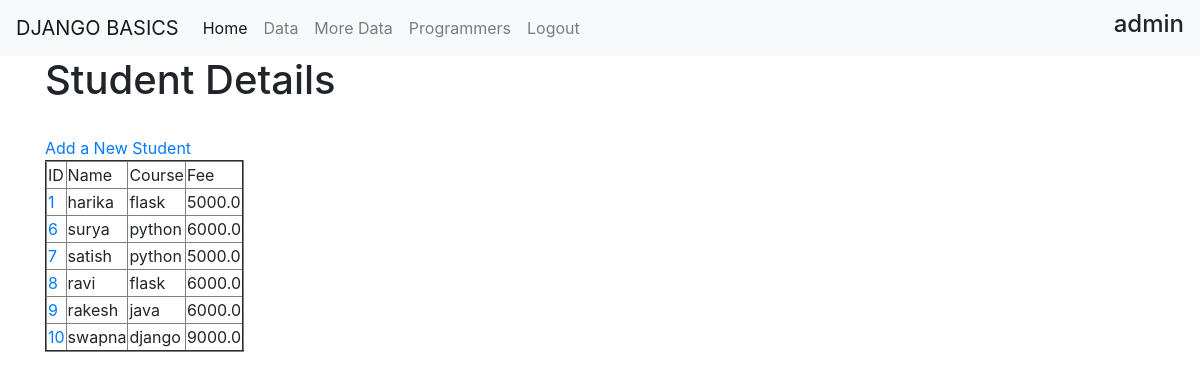
The page /crudApp/cbv/ (signed in) on the database as committed earlier.
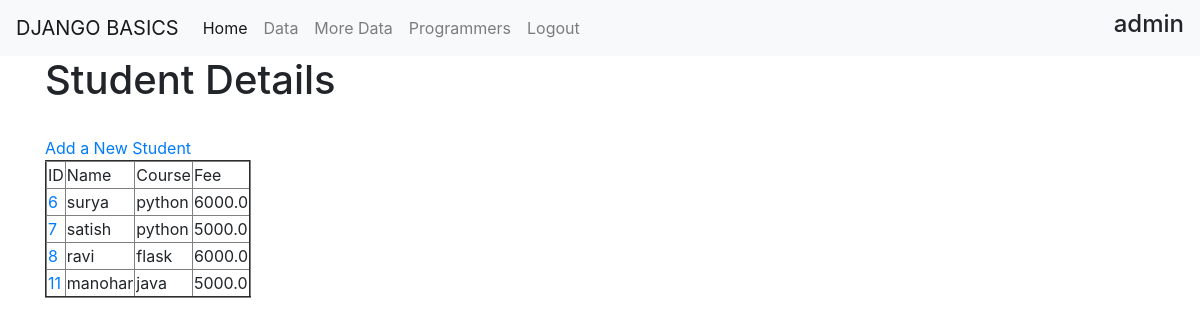
The same page on the database as committed later.
### crudApp/models.py (models this page shows, shortened)
class Student(models.Model):
    course_choices = [('python', 'Python'), ('java', 'Java'),
                      ('django', 'Django'), ('flask', 'Flask')]
    fullname = models.CharField(max_length=20)
    course = models.CharField(max_length=10, choices=course_choices)
    fee = models.FloatField()

### crudApp/views.py (the view)
class StudentListView(LoginRequiredMixin, ListView):
    model = Student

### templates/crudApp/student_list.html (shortened to what this page needs)
{% extends 'templateApp/base.html' %}
{% block content %}
<div class="container">
    <h1>Student Details</h1>
    <br><a href="{% url 'cbv_create' %}">Add a New Student</a>
    <table border="2">
        <tr>
            <td>ID</td>
            <td>Name</td>
            <td>Course</td>
            <td>Fee</td>
        </tr>
        {% for student in student_list %}
        <tr>
            <td><a href="{% url 'cbv_student_detail' student.id%}">{{student.id}}</a></td>
            <td>{{student.fullname}}</td>
            <td>{{student.course}}</td>
            <td>{{student.fee}}</td>
        </tr>
        {% endfor %}
    </table>
</div>
{% endblock content %}

Rows that differ between the two databases and show on the page:
removed Student: id "1", fullname "harika", course "flask", fee "5000.0"
removed Student: id "9", fullname "rakesh", course "java", fee "6000.0"
removed Student: id "10", fullname "swapna", course "django", fee "9000.0"
added Student: id "11", fullname "manohar", course "java", fee "5000.0"
